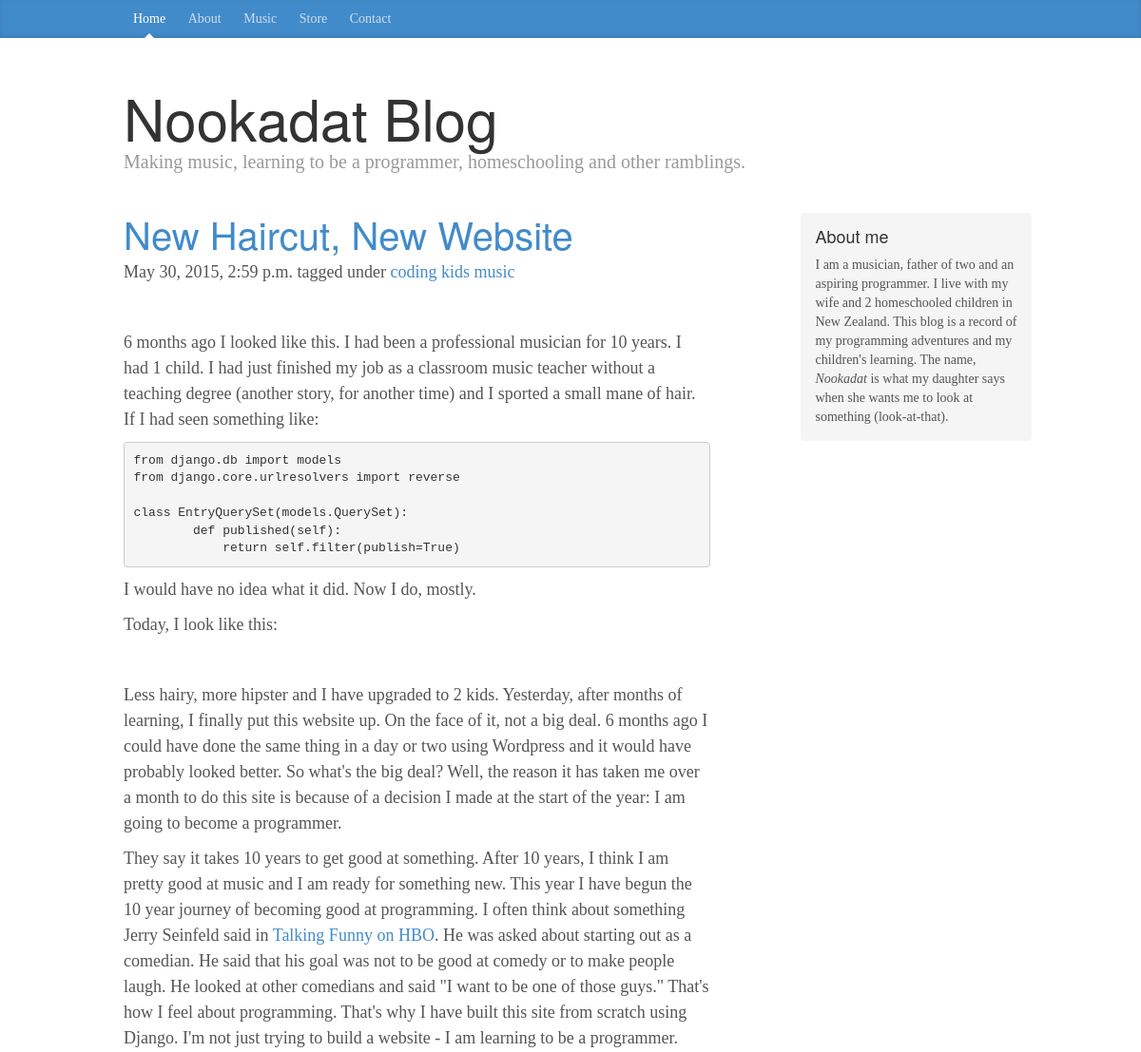
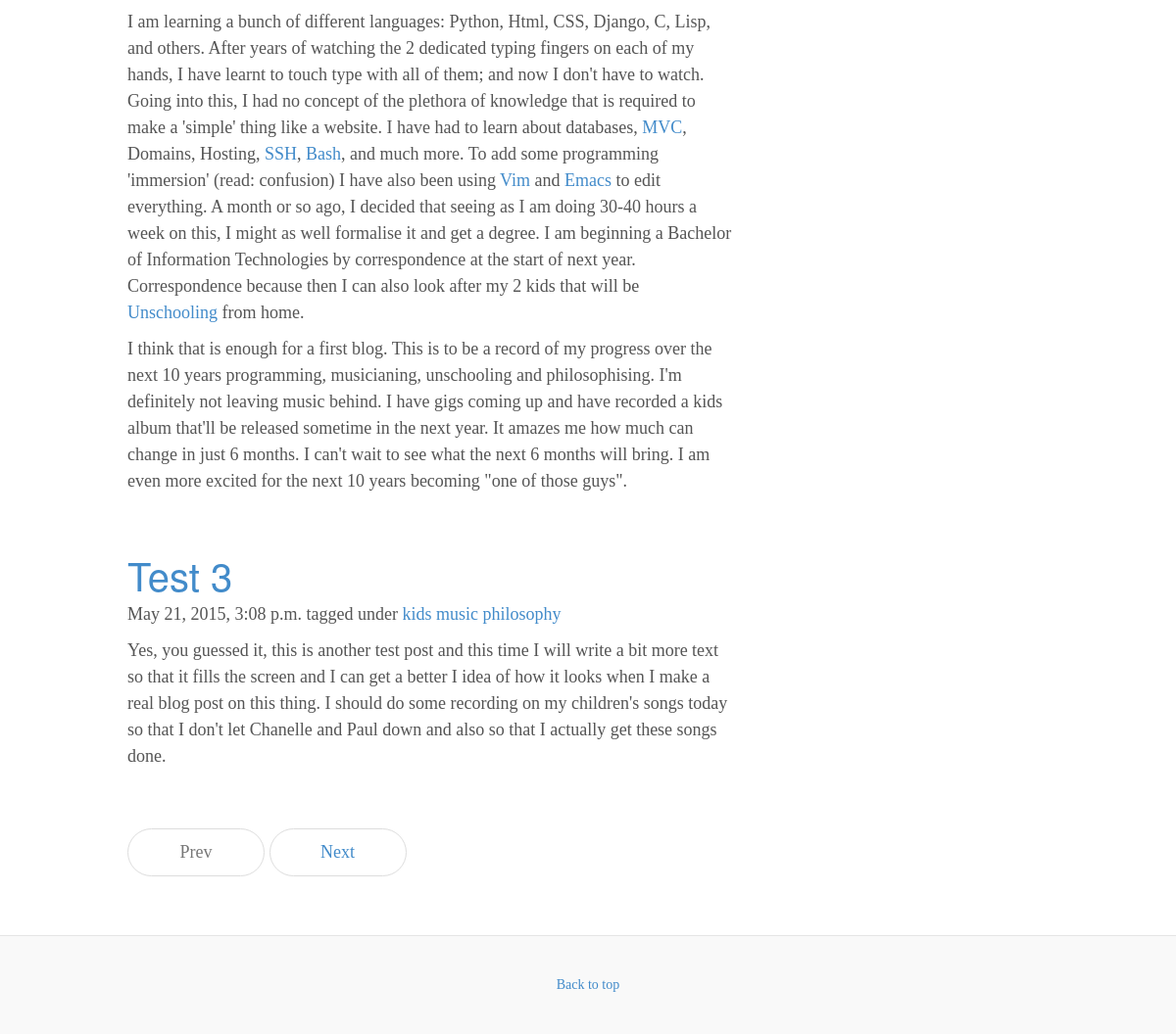
The page /tag/kids on the database its author committed (2 pictures, top to bottom).
### blog/models.py (models this page shows, shortened)
class Post(models.Model):
    title = models.CharField(max_length=255)
    body = MarkdownField()
    body_html = models.TextField(editable=False, blank=True, null=True)
    slug = models.SlugField(max_length=200, unique=True)
    publish = models.BooleanField(default=True)
    created = models.DateTimeField(auto_now_add=True)
    modified = models.DateTimeField(auto_now=True)
    objects = PostQuerySet.as_manager()
    tags = models.ManyToManyField(Tag)
    class Meta:
        verbose_name = "Blog Post"
        verbose_name_plural = "Blog Posts"
        ordering = ["-created"]

class Tag(models.Model):
    slug = models.SlugField(max_length=200, unique=True)
    def __unicode__(self):
        return self.slug

### blog/views.py (the view)
# urls.py: url(r'^tag/(?P<slug>\S+)$', views.TagIndex.as_view(), name="tag_index"),
class TagIndex(generic.ListView):
    template_name = 'home.html'
    paginate_by = 2
    def get_queryset(self):
        slug = self.kwargs['slug']
        tag = models.Tag.objects.get(slug=slug)
        results = models.Post.objects.filter(tags=tag)
        return results

### templates/home.html
{% extends "base.html" %}
{% load django_markdown %}
{% block blog_posts %}
{% for object in object_list %}
<div class="post">
  <h2><a href="{% url "post_detail" slug=object.slug %}">{{ object.title }}
  </a></h2>
  <p class="post-meta">
    {{ object.created }} tagged under {% for tag in object.tags.all %}
    <a class="post-category post-category-js" href="{% url "tag_index" slug=tag.slug %}">
      {{ tag }}
    </a>
    {% endfor %}
  </p>
  {{ object.body_html|safe }}
</div>
{% endfor %}
{% endblock %}

### static/css/blog.css (style rules this page uses)
body { font-family: Georgia, "Times New Roman", Times, serif; color: #555; }
h1, .h1, h2, .h2, h3, .h3, h4, .h4, h5, .h5, h6, .h6 { margin-top: 0; font-family: "Helvetica Neue", Helvetica, Arial, sans-serif; font-weight: normal; color: #333; }
.post { margin-bottom: 60px; }
div.post h2:first-child { margin-bottom: 5px; font-size: 40px; }

### rows shown on the page
Post: title "New Haircut, New Website", created "May 30, 2015, 2:59 p.m.", body_html "6 months ago I looked like this. I had been a professional musician for 10 years. I had 1 child. I had just finished my job as a classroom music teacher without a teaching degree (another story, for another time) and I sported a small mane of hair. If I had seen something like: from django.db import models from django.core.urlresolvers import reverse class EntryQuerySet(models.QuerySet): def published(self): return self.filter(publish=True) I would have no idea what it did. Now I do, mostly. Today, I look like this: Less hairy, more hipster and I have upgraded to 2 kids. Yesterday, after months of learning, I finally put this website up. On the face of it, not a big deal. 6 months ago I…"
Tag: slug "coding"
Tag: slug "kids"
Tag: slug "music"
Post: title "Test 3", created "May 21, 2015, 3:08 p.m.", body_html "Yes, you guessed it, this is another test post and this time I will write a bit more text so that it fills the screen and I can get a better I idea of how it looks when I make a real blog post on this thing. I should do some recording on my children's songs today so that I don't let Chanelle and Paul down and also so that I actually get these songs done."
Tag: slug "philosophy"
